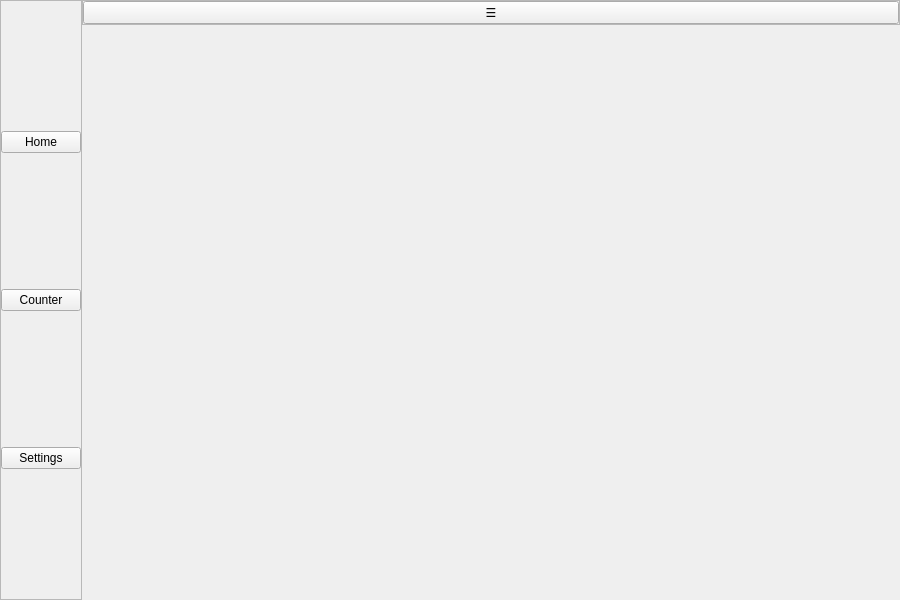
<?xml version="1.0" encoding="UTF-8"?>
<ui version="4.0">
 <class>MainWindow</class>

 <widget class="QMainWindow" name="MainWindow">
  <property name="geometry">
   <rect>
    <x>0</x>
    <y>0</y>
    <width>900</width>
    <height>600</height>
   </rect>
  </property>
  <property name="windowTitle">
   <string>PyQt6 Hamburger Menu</string>
  </property>

  <widget class="QWidget" name="centralwidget">
   <layout class="QHBoxLayout" name="horizontalLayout">
    <property name="spacing">
     <number>0</number>
    </property>
    <property name="leftMargin">
     <number>0</number>
    </property>
    <property name="topMargin">
     <number>0</number>
    </property>
    <property name="rightMargin">
     <number>0</number>
    </property>
    <property name="bottomMargin">
     <number>0</number>
    </property>

    <!-- Side Menu -->
    <item>
     <widget class="QFrame" name="sideMenu">
      <property name="minimumWidth">
       <number>200</number>
      </property>
      <property name="maximumWidth">
       <number>200</number>
      </property>
      <property name="frameShape">
       <enum>QFrame::Shape::StyledPanel</enum>
      </property>
      <layout class="QVBoxLayout" name="sideMenuLayout">
       <property name="leftMargin">
        <number>0</number>
       </property>
       <property name="topMargin">
        <number>0</number>
       </property>
       <property name="rightMargin">
        <number>0</number>
       </property>
       <property name="bottomMargin">
        <number>0</number>
       </property>

       <item>
        <widget class="QPushButton" name="btnHome">
         <property name="text">
          <string>Home</string>
         </property>
        </widget>
       </item>
       <!--Add Counter Button-->
       <item>
        <widget class="QPushButton" name="btnCounter">
         <property name="text">
          <string>Counter</string>
         </property>
        </widget>
       </item>

       <item>
        <widget class="QPushButton" name="btnSettings">
         <property name="text">
          <string>Settings</string>
         </property>
        </widget>
       </item>
     
      </layout>
     </widget>
    </item>

    <!-- Main Area -->
    <item>
     <widget class="QWidget" name="mainArea">
      <layout class="QVBoxLayout" name="mainLayout">
       <property name="leftMargin">
        <number>0</number>
       </property>
       <property name="topMargin">
        <number>0</number>
       </property>
       <property name="rightMargin">
        <number>0</number>
       </property>
       <property name="bottomMargin">
        <number>0</number>
       </property>

       <!-- Top Bar -->
       <item>
        <widget class="QFrame" name="topBar">
         <property name="minimumHeight">
          <number>5</number>
         </property>
         <property name="frameShape">
          <enum>QFrame::Shape::StyledPanel</enum>
         </property>
         <layout class="QHBoxLayout" name="topBarLayout">
          <property name="leftMargin">
           <number>0</number>
          </property>
          <property name="topMargin">
           <number>0</number>
          </property>
          <property name="rightMargin">
           <number>0</number>
          </property>
          <property name="bottomMargin">
           <number>0</number>
          </property>

          <item>
           <widget class="QPushButton" name="btnHamburger">
            <property name="minimumWidth">
             <number>40</number>
            </property>
            <property name="text">
             <string>☰</string>
            </property>
           </widget>
          </item>
          
         </layout>
        </widget>
       </item>

       <!-- Content Area -->
       <item>
        <widget class="QStackedWidget" name="contentArea"/>
       </item>

      </layout>
     </widget>
    </item>

   </layout>
  </widget>

 </widget>

 <resources/>
 <connections/>
</ui>
